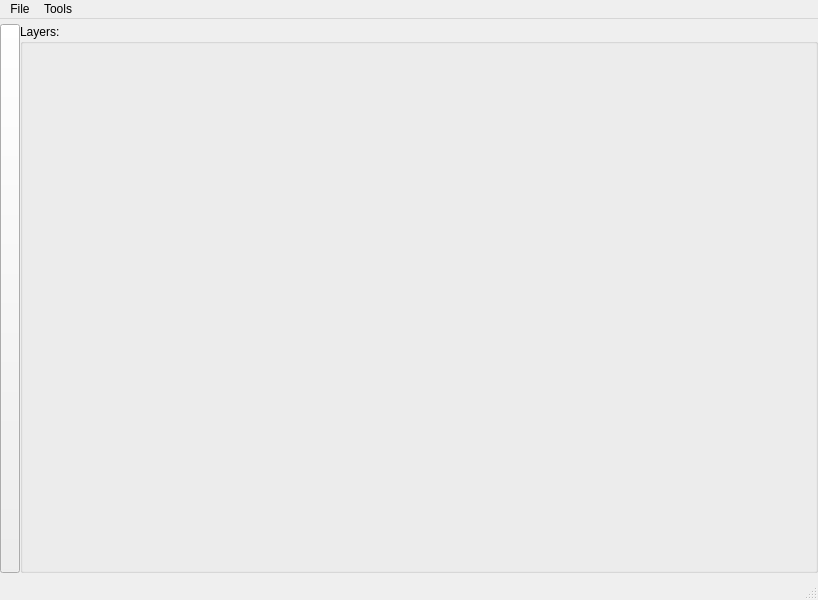
<?xml version="1.0" encoding="UTF-8"?>
<ui version="4.0">
 <class>map_viewer</class>
 <widget class="QMainWindow" name="map_viewer">
  <property name="geometry">
   <rect>
    <x>0</x>
    <y>0</y>
    <width>818</width>
    <height>600</height>
   </rect>
  </property>
  <property name="windowTitle">
   <string>MainWindow</string>
  </property>
  <widget class="QWidget" name="centralwidget">
   <layout class="QHBoxLayout" name="horizontalLayout_2">
    <property name="spacing">
     <number>0</number>
    </property>
    <property name="leftMargin">
     <number>0</number>
    </property>
    <property name="topMargin">
     <number>5</number>
    </property>
    <property name="rightMargin">
     <number>0</number>
    </property>
    <property name="bottomMargin">
     <number>5</number>
    </property>
    <item>
     <layout class="QHBoxLayout" name="graphicsLayout">
      <property name="spacing">
       <number>0</number>
      </property>
     </layout>
    </item>
    <item>
     <layout class="QHBoxLayout" name="outlineLayout">
      <property name="spacing">
       <number>0</number>
      </property>
      <item>
       <widget class="QPushButton" name="buttonHideLayerList">
        <property name="sizePolicy">
         <sizepolicy hsizetype="Fixed" vsizetype="Expanding">
          <horstretch>0</horstretch>
          <verstretch>0</verstretch>
         </sizepolicy>
        </property>
        <property name="minimumSize">
         <size>
          <width>0</width>
          <height>0</height>
         </size>
        </property>
        <property name="maximumSize">
         <size>
          <width>20</width>
          <height>16777215</height>
         </size>
        </property>
        <property name="baseSize">
         <size>
          <width>5</width>
          <height>0</height>
         </size>
        </property>
        <property name="text">
         <string/>
        </property>
        <property name="checkable">
         <bool>false</bool>
        </property>
       </widget>
      </item>
      <item>
       <widget class="QGroupBox" name="layers">
        <property name="sizePolicy">
         <sizepolicy hsizetype="Minimum" vsizetype="Minimum">
          <horstretch>0</horstretch>
          <verstretch>0</verstretch>
         </sizepolicy>
        </property>
        <property name="minimumSize">
         <size>
          <width>200</width>
          <height>0</height>
         </size>
        </property>
        <property name="title">
         <string>Layers:</string>
        </property>
        <layout class="QVBoxLayout" name="verticalLayout">
         <item>
          <widget class="QWidget" name="layerList" native="true">
           <property name="sizePolicy">
            <sizepolicy hsizetype="Preferred" vsizetype="Minimum">
             <horstretch>0</horstretch>
             <verstretch>0</verstretch>
            </sizepolicy>
           </property>
           <property name="minimumSize">
            <size>
             <width>200</width>
             <height>0</height>
            </size>
           </property>
           <layout class="QVBoxLayout" name="layerListLayout">
            <property name="spacing">
             <number>0</number>
            </property>
            <property name="sizeConstraint">
             <enum>QLayout::SetMinimumSize</enum>
            </property>
            <property name="leftMargin">
             <number>0</number>
            </property>
            <property name="topMargin">
             <number>0</number>
            </property>
            <property name="rightMargin">
             <number>0</number>
            </property>
            <property name="bottomMargin">
             <number>0</number>
            </property>
           </layout>
          </widget>
         </item>
         <item>
          <spacer name="verticalSpacer">
           <property name="orientation">
            <enum>Qt::Vertical</enum>
           </property>
           <property name="sizeHint" stdset="0">
            <size>
             <width>20</width>
             <height>40</height>
            </size>
           </property>
          </spacer>
         </item>
        </layout>
       </widget>
      </item>
     </layout>
    </item>
   </layout>
  </widget>
  <widget class="QMenuBar" name="menubar">
   <property name="geometry">
    <rect>
     <x>0</x>
     <y>0</y>
     <width>818</width>
     <height>22</height>
    </rect>
   </property>
   <widget class="QMenu" name="menuFile">
    <property name="title">
     <string>File</string>
    </property>
    <addaction name="actionOpen"/>
    <addaction name="actionExport_gridmap"/>
    <addaction name="actionExport_vectormap"/>
   </widget>
   <widget class="QMenu" name="menuTools">
    <property name="title">
     <string>Tools</string>
    </property>
    <addaction name="actionRun_corner_detection"/>
    <addaction name="actionFind_doors"/>
    <addaction name="actionBuild_topology"/>
   </widget>
   <addaction name="menuFile"/>
   <addaction name="menuTools"/>
  </widget>
  <widget class="QStatusBar" name="statusbar"/>
  <action name="actionOpen">
   <property name="text">
    <string>Open ...</string>
   </property>
  </action>
  <action name="actionBuild_Voronoi">
   <property name="text">
    <string>Build Voronoi</string>
   </property>
  </action>
  <action name="actionRun_corner_detection">
   <property name="enabled">
    <bool>false</bool>
   </property>
   <property name="text">
    <string>Run corner detection...</string>
   </property>
  </action>
  <action name="actionFind_doors">
   <property name="enabled">
    <bool>false</bool>
   </property>
   <property name="text">
    <string>Find doors ...</string>
   </property>
  </action>
  <action name="actionBuild_topology">
   <property name="enabled">
    <bool>false</bool>
   </property>
   <property name="text">
    <string>Build topology ...</string>
   </property>
  </action>
  <action name="actionExport_gridmap">
   <property name="enabled">
    <bool>false</bool>
   </property>
   <property name="text">
    <string>Export gridmap ...</string>
   </property>
  </action>
  <action name="actionExport_vectormap">
   <property name="enabled">
    <bool>false</bool>
   </property>
   <property name="text">
    <string>Export vectormap ...</string>
   </property>
  </action>
 </widget>
 <resources/>
 <connections/>
</ui>
